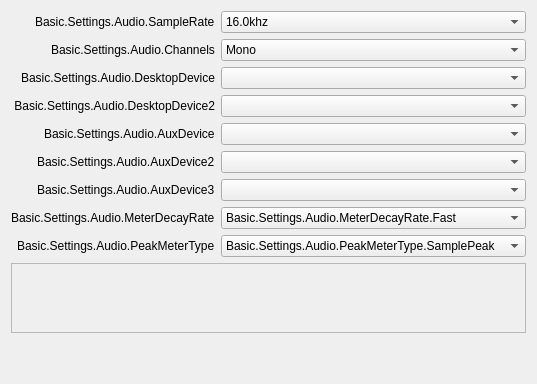
       <widget class="QWidget" name="audioPage">
        <layout class="QFormLayout" name="formLayout">
         <property name="fieldGrowthPolicy">
          <enum>QFormLayout::AllNonFixedFieldsGrow</enum>
         </property>
         <property name="labelAlignment">
          <set>Qt::AlignRight|Qt::AlignTrailing|Qt::AlignVCenter</set>
         </property>
         <item row="0" column="0">
          <widget class="QLabel" name="label_14">
           <property name="text">
            <string>Basic.Settings.Audio.SampleRate</string>
           </property>
           <property name="buddy">
            <cstring>sampleRate</cstring>
           </property>
          </widget>
         </item>
         <item row="0" column="1">
          <widget class="QComboBox" name="sampleRate">
           <property name="currentText">
            <string notr="true">16.0khz</string>
           </property>
           <property name="currentIndex">
            <number>0</number>
           </property>
           <item>
            <property name="text">
             <string>16.0khz</string>
            </property>
           </item>
           <item>
            <property name="text">
             <string>32.0khz</string>
            </property>
           </item>
           <item>
            <property name="text">
             <string>44.1khz</string>
            </property>
           </item>
           <item>
            <property name="text">
             <string>48.0khz</string>
            </property>
           </item>
          </widget>
         </item>
         <item row="1" column="0">
          <widget class="QLabel" name="label_15">
           <property name="text">
            <string>Basic.Settings.Audio.Channels</string>
           </property>
           <property name="buddy">
            <cstring>channelSetup</cstring>
           </property>
          </widget>
         </item>
         <item row="1" column="1">
          <widget class="QComboBox" name="channelSetup">
           <property name="currentText">
            <string>Mono</string>
           </property>
           <property name="currentIndex">
            <number>0</number>
           </property>
           <item>
            <property name="text">
             <string>Mono</string>
            </property>
           </item>
           <item>
            <property name="text">
             <string>Stereo</string>
            </property>
           </item>
           <item>
            <property name="text">
             <string>2.1</string>
            </property>
           </item>
           <item>
            <property name="text">
             <string>4.0</string>
            </property>
           </item>
           <item>
            <property name="text">
             <string>4.1</string>
            </property>
           </item>
           <item>
            <property name="text">
             <string>5.1</string>
            </property>
           </item>
           <item>
            <property name="text">
             <string>7.1</string>
            </property>
           </item>
          </widget>
         </item>
         <item row="2" column="0">
          <widget class="QLabel" name="label_2">
           <property name="minimumSize">
            <size>
             <width>170</width>
             <height>0</height>
            </size>
           </property>
           <property name="text">
            <string>Basic.Settings.Audio.DesktopDevice</string>
           </property>
           <property name="alignment">
            <set>Qt::AlignRight|Qt::AlignTrailing|Qt::AlignVCenter</set>
           </property>
           <property name="buddy">
            <cstring>desktopAudioDevice1</cstring>
           </property>
          </widget>
         </item>
         <item row="2" column="1">
          <widget class="QComboBox" name="desktopAudioDevice1">
           <property name="enabled">
            <bool>true</bool>
           </property>
          </widget>
         </item>
         <item row="3" column="0">
          <widget class="QLabel" name="label_3">
           <property name="text">
            <string>Basic.Settings.Audio.DesktopDevice2</string>
           </property>
           <property name="alignment">
            <set>Qt::AlignRight|Qt::AlignTrailing|Qt::AlignVCenter</set>
           </property>
           <property name="buddy">
            <cstring>desktopAudioDevice2</cstring>
           </property>
          </widget>
         </item>
         <item row="3" column="1">
          <widget class="QComboBox" name="desktopAudioDevice2">
           <property name="enabled">
            <bool>true</bool>
           </property>
          </widget>
         </item>
         <item row="4" column="0">
          <widget class="QLabel" name="label_4">
           <property name="text">
            <string>Basic.Settings.Audio.AuxDevice</string>
           </property>
           <property name="buddy">
            <cstring>auxAudioDevice1</cstring>
           </property>
          </widget>
         </item>
         <item row="4" column="1">
          <widget class="QComboBox" name="auxAudioDevice1">
           <property name="enabled">
            <bool>true</bool>
           </property>
          </widget>
         </item>
         <item row="5" column="0">
          <widget class="QLabel" name="label_5">
           <property name="text">
            <string>Basic.Settings.Audio.AuxDevice2</string>
           </property>
           <property name="buddy">
            <cstring>auxAudioDevice2</cstring>
           </property>
          </widget>
         </item>
         <item row="5" column="1">
          <widget class="QComboBox" name="auxAudioDevice2">
           <property name="enabled">
            <bool>true</bool>
           </property>
          </widget>
         </item>
         <item row="6" column="0">
          <widget class="QLabel" name="label_6">
           <property name="text">
            <string>Basic.Settings.Audio.AuxDevice3</string>
           </property>
           <property name="buddy">
            <cstring>auxAudioDevice3</cstring>
           </property>
          </widget>
         </item>
         <item row="6" column="1">
          <widget class="QComboBox" name="auxAudioDevice3">
           <property name="enabled">
            <bool>true</bool>
           </property>
          </widget>
         </item>
         <item row="9" column="0" colspan="2">
          <widget class="QScrollArea" name="audioSourceScrollArea">
           <property name="widgetResizable">
            <bool>true</bool>
           </property>
           <widget class="QWidget" name="audioSourceWidget">
            <property name="geometry">
             <rect>
              <x>0</x>
              <y>0</y>
              <width>800</width>
              <height>69</height>
             </rect>
            </property>
           </widget>
          </widget>
         </item>
         <item row="10" column="1">
          <widget class="QLabel" name="audioMsg">
           <property name="styleSheet">
            <string notr="true">color: rgb(255, 0, 4);</string>
           </property>
           <property name="text">
            <string notr="true"/>
           </property>
           <property name="wordWrap">
            <bool>true</bool>
           </property>
          </widget>
         </item>
         <item row="11" column="1">
          <widget class="QLabel" name="audioMsg_2">
           <property name="text">
            <string notr="true"/>
           </property>
           <property name="wordWrap">
            <bool>true</bool>
           </property>
           <property name="themeID" stdset="0">
            <string notr="true">warning</string>
           </property>
          </widget>
         </item>
         <item row="7" column="0">
          <widget class="QLabel" name="label_65">
           <property name="text">
            <string>Basic.Settings.Audio.MeterDecayRate</string>
           </property>
           <property name="buddy">
            <cstring>meterDecayRate</cstring>
           </property>
          </widget>
         </item>
         <item row="7" column="1">
          <widget class="QComboBox" name="meterDecayRate">
           <property name="currentText">
            <string>Basic.Settings.Audio.MeterDecayRate.Fast</string>
           </property>
           <property name="currentIndex">
            <number>0</number>
           </property>
           <item>
            <property name="text">
             <string>Basic.Settings.Audio.MeterDecayRate.Fast</string>
            </property>
           </item>
           <item>
            <property name="text">
             <string>Basic.Settings.Audio.MeterDecayRate.Medium</string>
            </property>
           </item>
           <item>
            <property name="text">
             <string>Basic.Settings.Audio.MeterDecayRate.Slow</string>
            </property>
           </item>
          </widget>
         </item>
         <item row="8" column="1">
          <widget class="QComboBox" name="peakMeterType">
           <property name="currentIndex">
            <number>0</number>
           </property>
           <item>
            <property name="text">
             <string>Basic.Settings.Audio.PeakMeterType.SamplePeak</string>
            </property>
           </item>
           <item>
            <property name="text">
             <string>Basic.Settings.Audio.PeakMeterType.TruePeak</string>
            </property>
           </item>
          </widget>
         </item>
         <item row="8" column="0">
          <widget class="QLabel" name="label_66">
           <property name="text">
            <string>Basic.Settings.Audio.PeakMeterType</string>
           </property>
          </widget>
         </item>
        </layout>
       </widget>
